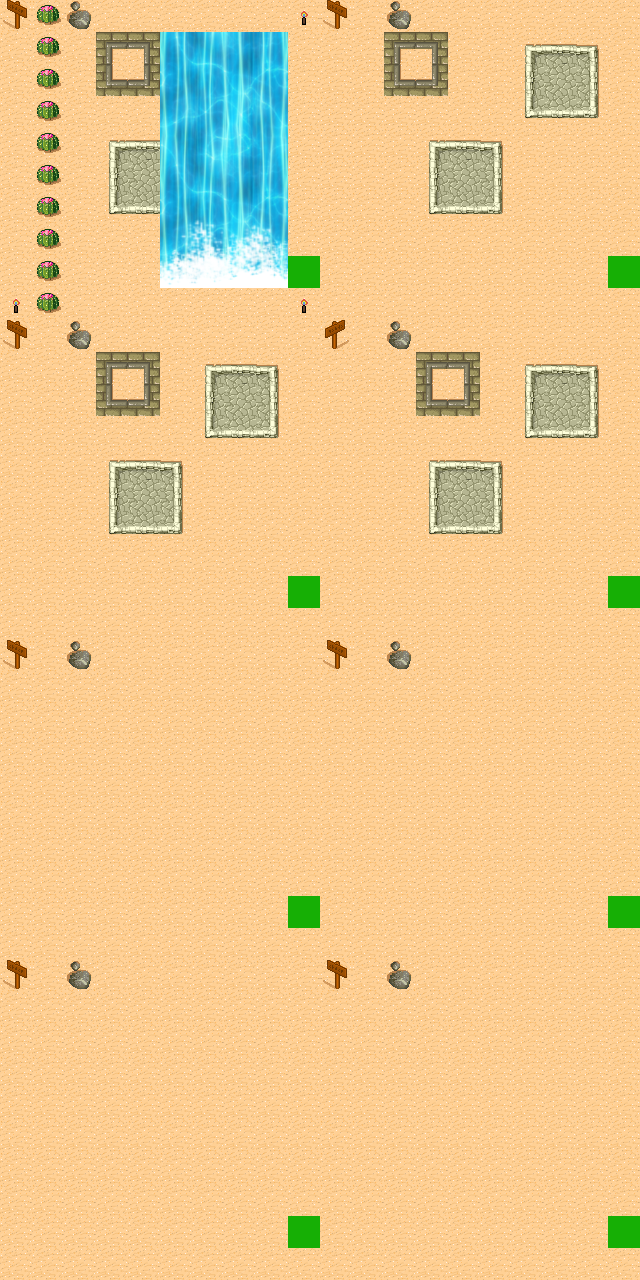

The image is a tile-based game level rendered from a .tmx file. Its description and source (layers, tilesets, objects; grid data summarised) follow:
An orthogonal 20x40 tile map with 32x32 px tiles, 9 tile layers (Testing Child Tile Layer, Testing Child Child Layer, Testing Name 1, Testing Name 2, ...), 1 hidden layer not drawn, 3 tilesets and 21 objects (Text Test, ObjectType).

<map version="1.5" tiledversion="1.7.1" orientation="orthogonal" renderorder="right-down" width="20" height="40" tilewidth="32" tileheight="32" infinite="0" backgroundcolor="#16af05" nextlayerid="18" nextobjectid="11">
 <properties>
  <property name="BigInteger" type="int" value="999999999" />
  <property name="EmptyProperty" value="" />
  <property name="FalseProperty" type="bool" value="false" />
  <property name="FileProperty" type="file" value="torches.png" />
  <property name="FloatProperty" type="float" value="0.12" />
  <property name="IntProperty" type="int" value="1234" />
  <property name="NegativeFloatProperty" type="float" value="-0.12" />
  <property name="NegativeIntProperty" type="int" value="-1234" />
  <property name="StringProperty" value="A string value" />
  <property name="TrueProperty" type="bool" value="true" />
  <property name="YellowProperty" type="color" value="#ffffff00" />
 </properties>
 <tileset firstgid="1" name="tmw_desert_spacing" tilewidth="32" tileheight="32" spacing="1" margin="1" tilecount="48" columns="8">
  <image source="tmw_desert_spacing.png" trans="ffffff" width="265" height="199" />
  <tile id="0">
   <properties>
    <property name="Property A" value="Hello World" />
    <property name="Property B" value="666" />
   </properties>
   <objectgroup draworder="index">
    <object id="0" x="21.625" y="31.9375">
     <polygon points="0,0 0.0625,-10.1875 10.3125,-10.25 10.375,-15.875 -5.5625,-16 -5.9375,-0.125" />
    </object>
    <object id="0" x="17.5" y="3.875" width="6" height="5.9375">
     <ellipse />
    </object>
    <object id="0" x="3.375" y="8.9375">
     <polyline points="0,0 2.5625,-2.1875 7.8125,3.9375 3.5,12.875 0.5,11.375" />
    </object>
   </objectgroup>
  </tile>
  <tile id="1">
   <objectgroup draworder="index">
    <object id="0" x="-0.125" y="15.75" width="32.3125" height="6.25" />
   </objectgroup>
  </tile>
  <tile id="2">
   <objectgroup draworder="index">
    <object id="0" x="-0.25" y="16">
     <polygon points="0,0 16.125,0.125 16.3125,16.3125 10.4375,16.125 10.375,5.8125 0.125,5.8125" />
    </object>
   </objectgroup>
  </tile>
  <tile id="8">
   <objectgroup draworder="index">
    <object id="0" x="16.125" y="-0.25" width="5.375" height="32.25" />
   </objectgroup>
  </tile>
  <tile id="10">
   <objectgroup draworder="index">
    <object id="0" x="10.0625" y="-0.375" width="6.125" height="32.5" />
   </objectgroup>
  </tile>
  <tile id="16">
   <objectgroup draworder="index">
    <object id="0" x="16" y="-0.1875">
     <polygon points="0,0 5.75,0.0625 5.375,10.5625 15.75,10.5625 15.8125,17.125 -0.125,16.8125" />
    </object>
   </objectgroup>
  </tile>
  <tile id="17">
   <objectgroup draworder="index">
    <object id="0" x="-0.125" y="10" width="32.0625" height="6.9375" />
   </objectgroup>
  </tile>
  <tile id="18">
   <objectgroup draworder="index">
    <object id="0" x="-0.5625" y="10.5625">
     <polygon points="0,0 10.5,0.125 10.5625,-10.75 16.625,-10.75 16.625,6.5 0.125,6.4375" />
    </object>
   </objectgroup>
  </tile>
  <tile id="19">
   <objectgroup draworder="index">
    <object id="0" x="15.75" y="31.6875">
     <polygon points="0.5,0.375 0.3125,-15.4375 16.125,-15.5 16.125,-21.6875 -5.6875,-21.75 -5.75,0.4375" />
    </object>
   </objectgroup>
  </tile>
  <tile id="20">
   <objectgroup draworder="index">
    <object id="0" x="-0.0625" y="9.9375">
     <polygon points="0,0 22.125,-0.0625 22,22.0625 16.0625,22.0625 16.25,5.8125 -0.0625,5.8125" />
    </object>
   </objectgroup>
  </tile>
  <tile id="27">
   <objectgroup draworder="index">
    <object id="0" x="10.25" y="-0.1875">
     <polygon points="0,0 5.625,-0.0625 5.875,16.375 21.8125,16.25 21.8125,21.9375 -0.1875,21.9375" />
    </object>
   </objectgroup>
  </tile>
  <tile id="28">
   <objectgroup draworder="index">
    <object id="0" x="16" y="-0.125">
     <polygon points="0,0 5.8125,0 5.9375,22 -16,22.0625 -16.0625,16 0.0625,16.4375" />
    </object>
   </objectgroup>
  </tile>
 </tileset>
 <tileset firstgid="49" name="torches" tilewidth="32" tileheight="32" tilecount="3" columns="3">
  <image source="torches.png" width="96" height="32" />
  <tile id="0">
   <objectgroup draworder="index">
    <object id="0" x="14" y="16.875" width="3.875" height="8" />
   </objectgroup>
   <animation>
    <frame tileid="0" duration="200" />
    <frame tileid="1" duration="200" />
    <frame tileid="2" duration="200" />
    <frame tileid="1" duration="200" />
   </animation>
  </tile>
 </tileset>
 <tileset firstgid="52" name="Anim_WaterFall" tilewidth="128" tileheight="256" tilecount="5" columns="5">
  <image source="Anim_WaterFall.png" width="640" height="256" />
  <tile id="0">
   <animation>
    <frame tileid="0" duration="50" />
    <frame tileid="1" duration="50" />
    <frame tileid="2" duration="50" />
    <frame tileid="3" duration="50" />
    <frame tileid="4" duration="50" />
   </animation>
  </tile>
 </tileset>
 <group id="1" name="Testing Group Layer" offsetx="11" offsety="2">
  <layer id="2" name="Testing Child Tile Layer" width="20" height="40">
   <data>[800 cells, 0 non-empty, 0 distinct tile ids]</data>
  </layer>
  <objectgroup id="3" name="Testing Child Object Group">
   <object id="9" name="Text Test" x="89.2266" y="244.578" width="89.5469" height="18.8438">
    <text wrap="1">Hello World</text>
   </object>
  </objectgroup>
  <imagelayer id="4" name="Testing Child Image Layer" />
  <group id="5" name="Testing Child Group Layer">
   <layer id="6" name="Testing Child Child Layer" width="20" height="40">
    <data>[800 cells, 0 non-empty, 0 distinct tile ids]</data>
   </layer>
  </group>
 </group>
 <layer id="7" name="Testing Name 1" width="20" height="40">
  <data>[800 cells, 792 non-empty, 3 distinct tile ids]</data>
 </layer>
 <layer id="8" name="Testing Name 2" width="20" height="40">
  <data>[800 cells, 72 non-empty, 9 distinct tile ids]</data>
 </layer>
 <layer id="9" name="Testing Name 3" width="20" height="40">
  <data>[800 cells, 16 non-empty, 4 distinct tile ids]</data>
 </layer>
 <layer id="10" name="Testing Name 4" width="20" height="40">
  <data>[800 cells, 19 non-empty, 10 distinct tile ids]</data>
 </layer>
 <layer id="11" name="Testing Name 5" width="20" height="40" visible="0">
  <data>[800 cells, 0 non-empty, 0 distinct tile ids]</data>
 </layer>
 <layer id="12" name="Testing Torches" width="20" height="40">
  <data>[800 cells, 4 non-empty, 1 distinct tile ids]</data>
 </layer>
 <layer id="17" name="Entity" width="20" height="40">
  <data>[800 cells, 0 non-empty, 0 distinct tile ids]</data>
 </layer>
 <layer id="16" name="waterfall" width="20" height="40">
  <data>[800 cells, 1 non-empty, 1 distinct tile ids]</data>
 </layer>
 <objectgroup id="13" name="Polygon Testing">
  <object id="1" x="93" y="49">
   <polygon points="0,0 51,6 9,56" />
  </object>
  <object id="2" x="114" y="176">
   <polygon points="0,0 51,-24 60,33" />
  </object>
  <object id="3" x="228" y="88" visible="0">
   <polyline points="0,0 54,95 -3,183 -131,201" />
  </object>
  <object id="4" type="ObjectType" gid="30" x="99" y="254" width="32" height="32" />
  <object id="5" x="98.2266" y="104.578" width="89.5469" height="18.8438">
   <text wrap="1" color="#008000">Hello World</text>
  </object>
 </objectgroup>
</map>
